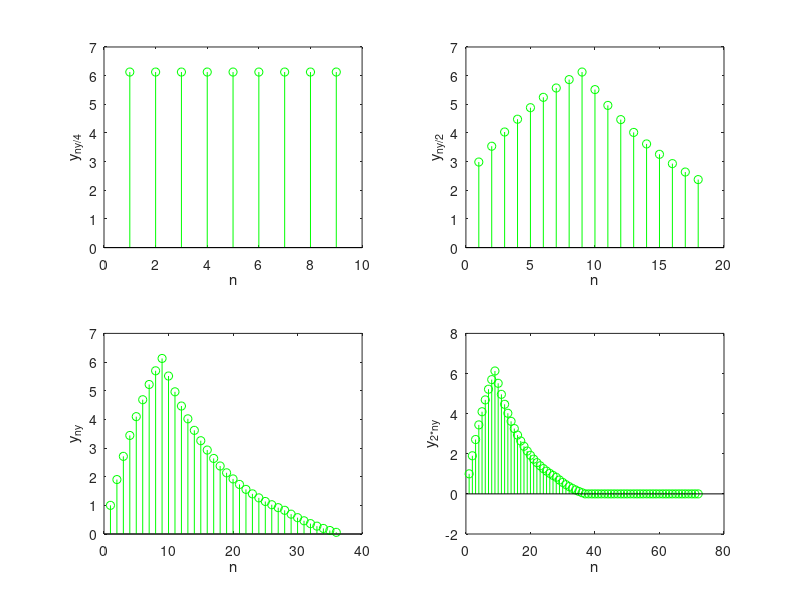

Here is the MATLAB script that generated this plot:
%Oppgave 2 a)
n = 0:27;
x = 0.9.^n;
nh = 0:8;
h = 1.^nh;
y = conv(x,h);
l = 0:(length(y)-1);
stem(l,y);
xlabel('n');
ylabel('y(n)');

%Lengden av N_{y} er som i plottet Nx + Nh - 1 = 28 + 9 - 1 = 36.

%%
%Oppgave 2 b)
ny = 36;
n = 0:27;
x = 0.9.^n;
nh = 9;
h = ones(1,nh);
ya = conv(x,h);
l = 0:(length(ya)-1);
hf1 = fft(h,ny/4);
hf2 = fft(h,ny/2);
hf3 = fft(h,ny);
hf4 = fft(h,2*ny);

xf1 = fft(x,ny/4);
xf2 = fft(x,ny/2);
xf3 = fft(x,ny);
xf4 = fft(x,2*ny);

yf1 = hf1.*xf1;
yf2 = hf2.*xf2;
yf3 = hf3.*xf3;
yf4 = hf4.*xf4;

yn1 = ifft(yf1,ny/4); yn2= ifft(yf2,ny/2); yn3 = ifft(yf3,ny); yn4 = ifft(yf4,2*ny);

hold on 
subplot(2,2,1);
stem(yn1, 'g');
%stem(ya, 'r');
xlabel('n');
ylabel('y_{ny/4}');

hold on 
subplot(2,2,2);
stem(yn2, 'g');
%stem(ya, 'r');
xlabel('n');
ylabel('y_{ny/2}');

hold on 
subplot(2,2,3);
stem(yn3, 'g');
%stem(ya, 'r');
xlabel('n');
ylabel('y_{ny}');

hold on 
subplot(2,2,4);
stem(yn4, 'g');
%stem(ya, 'r');
xlabel('n');
ylabel('y_{2*ny}');